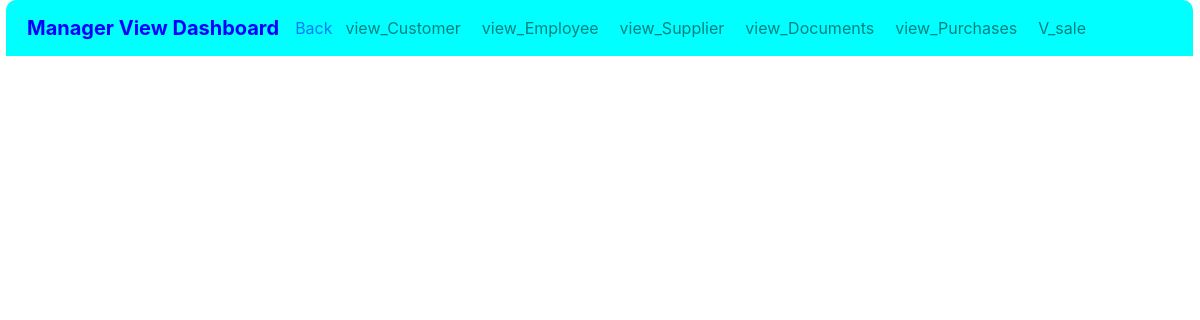
Screenshot of /manager_main_view_page.php with the database file from the repository.
### tables this page shows
CREATE TABLE `manager_access_pages` (
  `id` int(10) NOT NULL,
  `page_name` varchar(30) NOT NULL,
  `display_page` varchar(30) NOT NULL,
  `Status` varchar(15) NOT NULL
);

### manager_main_view_page.php (the view, shortened to what this page needs)
<?php
$servername = "localhost";
$username = "username";
$password = "password";
$dbname = "waqas_cloth_house";
$conn = new mysqli($servername, $username, $password, $dbname);
$sql = "SELECT page_name, display_page FROM manager_access_pages WHERE Status = 'view'";
$result = $conn->query($sql);
?>
<!DOCTYPE html>
<html lang="en">
<head>
    <link href="https://stackpath.bootstrapcdn.com/bootstrap/4.5.2/css/bootstrap.min.css" rel="stylesheet">
</head>
<body>
    <nav class="navbar navbar-expand-lg navbar-light">
        <a class="navbar-brand" href="#">Manager View Dashboard</a>
        <a href="manager_dashboard.html">Back</a>
        <div class="collapse navbar-collapse" id="navbarNav">
            <ul class="navbar-nav">
                <?php
                if ($result->num_rows > 0) {
                    while ($row = $result->fetch_assoc()) {
                        $page_name = $row["page_name"];
                        $display_page = $row["display_page"];
                        echo "<li class='nav-item'>
                                <a class='nav-link' href='?page={$page_name}'>{$display_page}</a>
                              </li>";
                    }
                } else {
                    echo "<li class='nav-item'><a class='nav-link' href='#'>No Pages Found</a></li>";
                }
                ?>
            </ul>
        </div>
    </nav>
</body>
</html>

### manager_main_view_page.php (style rules this page uses)
.navbar { background-color: aqua !important; border-top-left-radius: 10px; border-top-right-radius: 10px; margin-bottom: -8px; margin-left: 6px; margin-right: 7px; }
.navbar-brand { color: blue !important; font-weight: bold; padding-left: 5px; }
.navbar-nav .nav-link { color: #ffffff; margin-left: 5px; font-weight: 10px; }

### rows the page displays
manager_access_pages: display_page "view_Customer"
manager_access_pages: display_page "view_Employee"
manager_access_pages: display_page "view_Supplier"
manager_access_pages: display_page "view_Documents"
manager_access_pages: display_page "view_Purchases"
manager_access_pages: display_page "V_sale"
